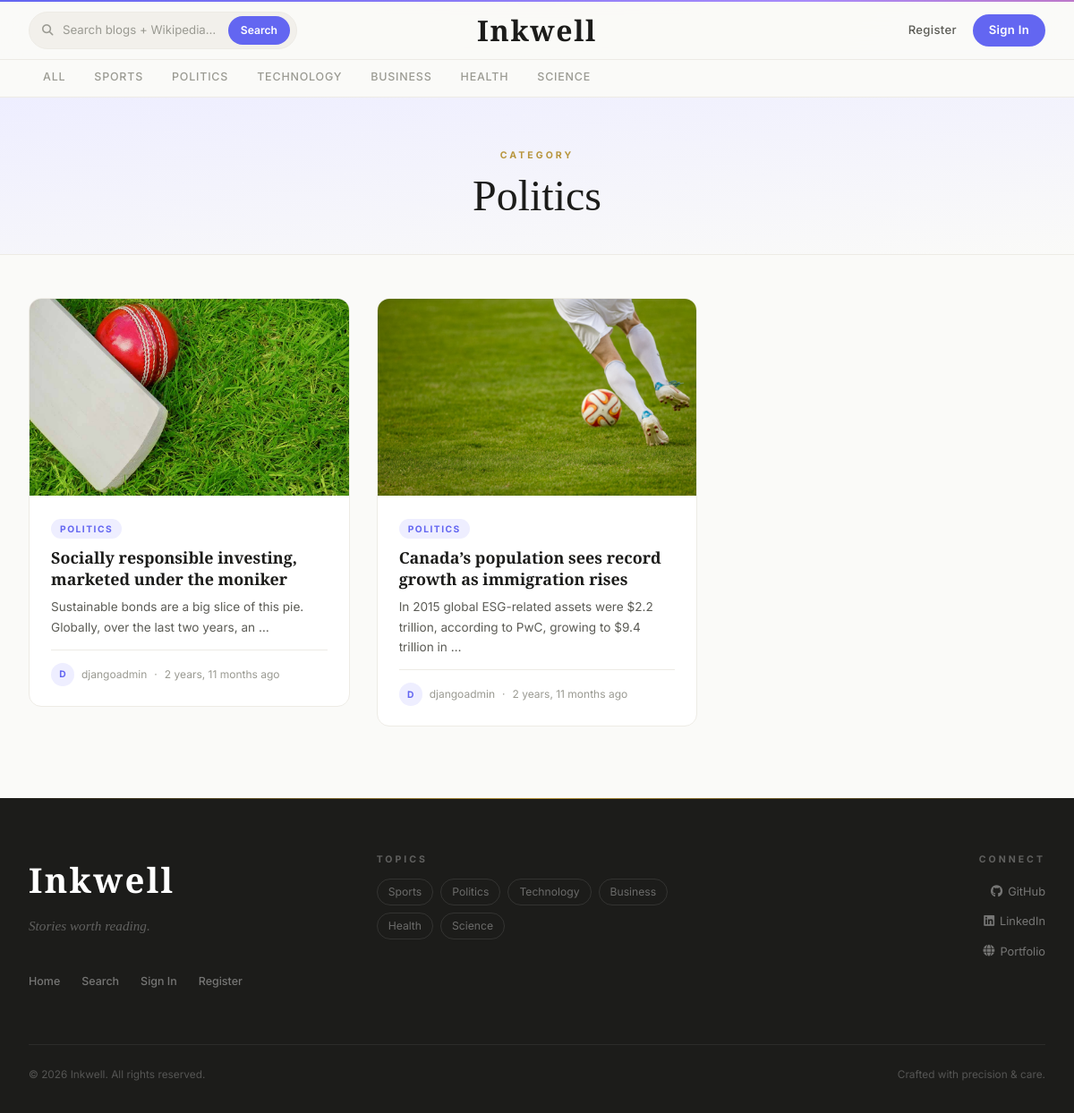
The app's page /category/2/ with its own data.
### blogs/models.py (models this page shows, shortened)
class Category(models.Model):
    category_name = models.CharField(max_length=50, unique=True)
    created_at = models.DateTimeField(auto_now_add=True)
    updated_at = models.DateTimeField(auto_now=True)
    class Meta:
        verbose_name_plural = 'categories'
    def __str__(self):
        return self.category_name

class Blog(models.Model):
    title = models.CharField(max_length=100)
    slug = models.SlugField(max_length=150, unique=True, blank=True)
    category = models.ForeignKey(Category, on_delete=models.CASCADE)
    author = models.ForeignKey(User, on_delete=models.CASCADE)
    featured_image = models.ImageField(upload_to='uploads/%Y/%m/%d')
    short_description = models.TextField(max_length=500)
    blog_body = models.TextField(max_length=50000)
    status = models.CharField(max_length=20, choices=STATUS_CHOICES, default="Draft")
    is_featured = models.BooleanField(default=False)
    created_at = models.DateTimeField(auto_now_add=True)
    updated_at = models.DateTimeField(auto_now=True)

### assignments/models.py (models this page shows, shortened)
class SocialLink(models.Model):
    platform = models.CharField(max_length=25)
    link = models.URLField(max_length=100)
    created_at = models.DateTimeField(auto_now_add=True)
    updated_at = models.DateTimeField(auto_now=True)

### blogs/views.py (the view)
# urls.py: path('<int:category_id>/', views.posts_by_category, name='posts_by_category'),
def posts_by_category(request, category_id):
    posts = Blog.objects.filter(status='Published', category=category_id)
    category = get_object_or_404(Category, pk=category_id)
    context = {
        'posts': posts,
        'category': category,
    }
    return render(request, 'posts_by_category.html', context)

### blogs/context_processors.py (called while the page is built)
def get_categories(request):
    categories = Category.objects.all()
    return dict(categories=categories)

def get_social_links(request):
    social_links = SocialLink.objects.all()
    return dict(social_links=social_links)

### templates/posts_by_category.html (shortened to what this page needs)
{% extends 'base.html' %}
{% block content %}
<div style="background:linear-gradient(175deg,var(--accent-soft) 0%,var(--bg-primary) 100%);padding:56px 0 36px;border-bottom:1px solid var(--border-light);margin-bottom:48px;animation:pageFadeIn var(--dur-slow) var(--ease-out);">
  <div class="site-container" style="text-align:center;">
    <p class="section-label" style="text-align:center;margin-bottom:8px;">Category</p>
    <h1 style="font-size:clamp(2rem,4vw,3rem);font-weight:500;margin-bottom:0;">{{ category }}</h1>
  </div>
</div>
<div class="site-container" style="padding-bottom:80px;">
  <div class="row" style="row-gap:28px;">
    {% if posts %}
    {% for post in posts %}
    <div class="col-lg-4 col-md-6 reveal" style="transition-delay:{{ forloop.counter0 }}0ms;">
      <div class="blog-card">
        {% if post.featured_image %}
        <div class="blog-card-img-wrap">
          <img class="blog-card-img" src="{{ post.featured_image.url }}" alt="{{ post.title|default:'Story image' }}">
        </div>
        {% else %}
        <div style="height:200px;background:linear-gradient(135deg,var(--accent-soft),var(--gold-soft));display:flex;align-items:center;justify-content:center;">
          <i class="fa-solid fa-feather-pointed" style="font-size:2rem;color:var(--accent);opacity:.3;"></i>
        </div>
        {% endif %}
        <div class="blog-card-body">
          <span class="blog-card-category">{{ post.category|default:"General" }}</span>
          <h3 class="blog-card-title"><a href="{% url 'blogs' post.slug %}">{{ post.title|default:"Untitled Story" }}</a></h3>
          <p class="blog-card-excerpt">{{ post.short_description|default:"A short description is not available for this story yet."|truncatewords:16 }}</p>
          <div class="blog-card-meta">
            <div class="blog-card-avatar">{{ post.author.username|first|upper }}</div>
            <span><a href="{% url 'view_profile' post.author.username %}" style="color:inherit;">{{ post.author|default:post.author.username|default:"Unknown author" }}</a></span>
            <span>·</span>
            <span>{{ post.created_at|timesince }} ago</span>
          </div>
        </div>
      </div>
    </div>
    {% endfor %}
    {% endif %}
  </div>
</div>
{% endblock %}

### templates/base.html (shortened to what this page needs)
{% load static %}
<!DOCTYPE html>
<html lang="en">
<head>
  <link href="https://getbootstrap.com/docs/4.0/dist/css/bootstrap.min.css" rel="stylesheet">
  <link href="{% static 'css/blog.css' %}" rel="stylesheet">
  <link rel="stylesheet" href="https://cdnjs.cloudflare.com/ajax/libs/font-awesome/6.4.0/css/all.min.css">
</head>
<body>
  <header class="blog-header" id="site-header">
    <div class="nav-inner">
      <div class="nav-left">
        <form action="{% url 'search' %}" method="GET" style="display:flex;">
          <div class="premium-search nav-search">
            <i class="fa-solid fa-magnifying-glass" style="color:var(--text-tertiary);font-size:0.78rem;"></i>&nbsp;
            <input type="text" name="keyword" value="{{ keyword }}" placeholder="Search blogs + Wikipedia…" autocomplete="off"/>
            <button type="submit">Search</button>
          </div>
        </form>
      </div>
      <a class="blog-header-logo" href="/">Inkwell</a>
      <div class="nav-right">
        {% if not user.is_authenticated %}
          <a class="nav-link-item" href="{% url 'register' %}">Register</a>
          <a class="nav-link-item btn-fill" href="{% url 'login' %}">Sign In</a>
        {% endif %}
      </div>
    </div>
  </header>
  <div class="nav-scroller">
    <nav class="nav d-flex">
      <a class="nav-category" href="/">All</a>
      {% for cat in categories %}
      <a class="nav-category" href="{% url 'posts_by_category' cat.id %}">{{ cat.category_name }}</a>
      {% endfor %}
    </nav>
  </div>
  <div class="page-content" id="page-content">
    {% block content %}{% endblock %}
  </div>
  {% block footer %}
  <footer class="blog-footer">
    <div class="container">
      <div class="row">
        <div class="col-lg-4 mb-4">
          <a href="/" class="footer-brand">Inkwell</a>
          <span class="footer-tagline">Stories worth reading.</span>
          <div class="footer-nav">
            <a href="/">Home</a>
            <a href="{% url 'search' %}">Search</a>
            {% if user.is_authenticated %}
            <a href="{% url 'dashboard' %}">Dashboard</a>
            {% else %}
            <a href="{% url 'login' %}">Sign In</a>
            <a href="{% url 'register' %}">Register</a>
            {% endif %}
          </div>
        </div>
        <div class="col-lg-4 mb-4">
          <p class="section-label" style="color:rgba(255,255,255,.3);margin-bottom:12px;">Topics</p>
          <div style="display:flex;flex-wrap:wrap;gap:8px;">
            {% for cat in categories %}
            <a href="{% url 'posts_by_category' cat.id %}"
              style="font-size:0.76rem;color:rgba(255,255,255,.35);padding:4px 12px;border:1px solid rgba(255,255,255,.1);border-radius:20px;transition:all .2s;"
              onmouseover="this.style.color='rgba(255,255,255,.8)';this.style.borderColor='rgba(255,255,255,.3)';"
              onmouseout="this.style.color='rgba(255,255,255,.35)';this.style.borderColor='rgba(255,255,255,.1)';">
              {{ cat.category_name }}
            </a>
            {% endfor %}
          </div>
        </div>
        <div class="col-lg-4 mb-4 text-lg-right">
          {% if social_links %}
          <p class="section-label" style="color:rgba(255,255,255,.3);margin-bottom:12px;">Connect</p>
          {% for link in social_links %}
          <a href="{{ link.link }}" target="_blank" rel="noopener"
            style="display:inline-flex;align-items:center;gap:6px;font-size:0.8rem;color:rgba(255,255,255,.4);margin-bottom:8px;transition:color .2s;"
            onmouseover="this.style.color='rgba(255,255,255,.8)';"
            onmouseout="this.style.color='rgba(255,255,255,.4)';">
            {% if link.platform == 'GitHub' %}<i class="fa-brands fa-github" style="font-size:0.85rem;"></i>
            {% elif link.platform == 'LinkedIn' %}<i class="fa-brands fa-linkedin" style="font-size:0.85rem;"></i>
            {% elif link.platform == 'Portfolio' or link.platform == 'Website' %}<i class="fa-solid fa-globe" style="font-size:0.8rem;"></i>
            {% elif link.platform == 'Twitter' or link.platform == 'X' %}<i class="fa-brands fa-x-twitter" style="font-size:0.8rem;"></i>
            {% elif link.platform == 'Facebook' %}<i class="fa-brands fa-facebook" style="font-size:0.85rem;"></i>
            {% elif link.platform == 'Instagram' %}<i class="fa-brands fa-instagram" style="font-size:0.85rem;"></i>
            {% else %}<i class="fa-solid fa-link" style="font-size:0.7rem;"></i>{% endif %}
            {{ link.platform }}
          </a><br>
          {% endfor %}
          {% endif %}
        </div>
      </div>
      <div class="footer-divider"></div>
      <div class="d-flex justify-content-between align-items-center flex-wrap" style="gap:12px;">
        <span class="footer-copy">© 2026 Inkwell. All rights reserved.</span>
        <span class="footer-copy">Crafted with precision &amp; care.</span>
      </div>
    </div>
  </footer>
  {% endblock %}
</body>
</html>

### records on screen
Category: category_name "SPORTS", category_name "Sports"
Category: category_name "POLITICS", category_name "Politics"
Category: category_name "TECHNOLOGY", category_name "Technology"
Category: category_name "BUSINESS", category_name "Business"
Category: category_name "HEALTH", category_name "Health"
Category: category_name "SCIENCE", category_name "Science"
Blog: featured_image (picture), category "POLITICS", title "Socially responsible investing, marketed under the moniker", short_description "Sustainable bonds are a big slice of this pie. Globally, over the last two years, an …", author.username|first "D", author "djangoadmin", created_at "2 years, 11 months"
Blog: featured_image (picture), category "POLITICS", title "Canada’s population sees record growth as immigration rises", short_description "In 2015 global ESG-related assets were $2.2 trillion, according to PwC, growing to $9.4 trillion in …", author.username|first "D", author "djangoadmin", created_at "2 years, 11 months"
SocialLink: platform "GitHub"
SocialLink: platform "LinkedIn"
SocialLink: platform "Portfolio"
